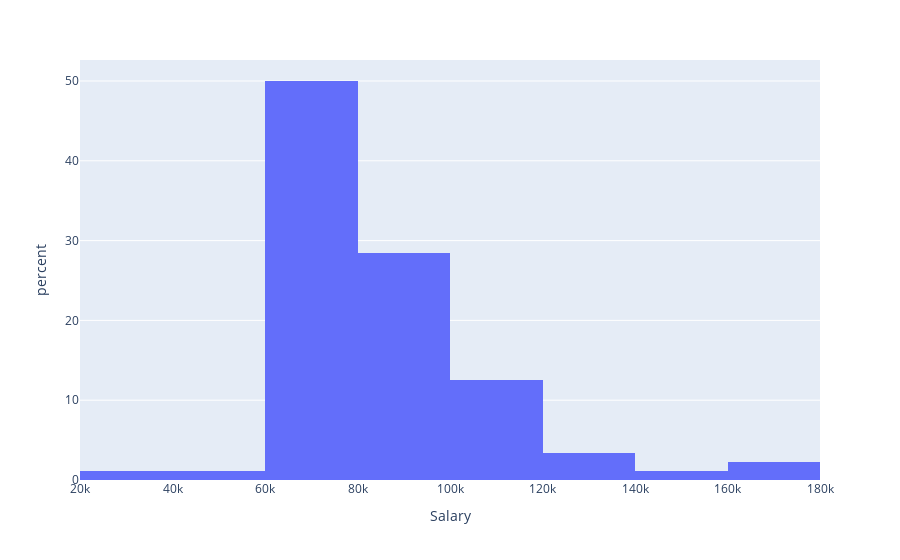

Notebook code cell kept with this figure:
### Markdown cell above
c) Generate a histogram with the 'Salary' column and use 12 bins.

### Code cell
#c) (1)

fig = px.histogram(alumni, x="Salary",histnorm='percent',nbins = 10)
fig.show()

### Figure 1 — Plotly figure (JSON) as saved in the notebook; plotly's stock layout.template omitted (floating-point values rounded to 4 significant figures)
{"data": [{"alignmentgroup": "True", "bingroup": "x", "histnorm": "percent", "hovertemplate": "Salary=%{x}<br>percent=%{y}<extra></extra>", "legendgroup": "", "marker": {"color": "#636efa", "pattern": {"shape": ""}}, "name": "", "nbinsx": 10, "offsetgroup": "", "orientation": "v", "showlegend": false, "type": "histogram", "x": [125000, 100000, 70000, 120000, 95000, 60000, 160000, 85000, 75000, 90000, 95000, 40000, 110000, 85000, 75000, 90000, 95000, 60000, 140000, 85000, 75000, 90000, 35000, 75000, 110000, 75000, 90000, 85000, 75000, 110000, 60000, 120000, 85000, 75000, 90000, 65000, 75000, 110000, 75000, 90000, 65000, 75000, 60000, 160000, 85000, 75000, 90000, 65000, 75000, 110000, 75000, 90000, 65000, 75000, 65000, 75000, 100000, 75000, 90000, 65000, 85000, 90000, 65000, 75000, 110000, 75000, 90000, 65000, 75000, 65000, 75000, 100000, 75000, 90000, 65000, 85000, 90000, 65000, 75000, 110000, 75000, 90000, 65000, 75000, 65000, 75000, 100000, 75000], "xaxis": "x", "yaxis": "y"}], "layout": {"barmode": "relative", "legend": {"tracegroupgap": 0}, "margin": {"t": 60}, "xaxis": {"anchor": "y", "domain": [0, 1], "title": {"text": "Salary"}}, "yaxis": {"anchor": "x", "domain": [0, 1], "title": {"text": "percent"}}}}
